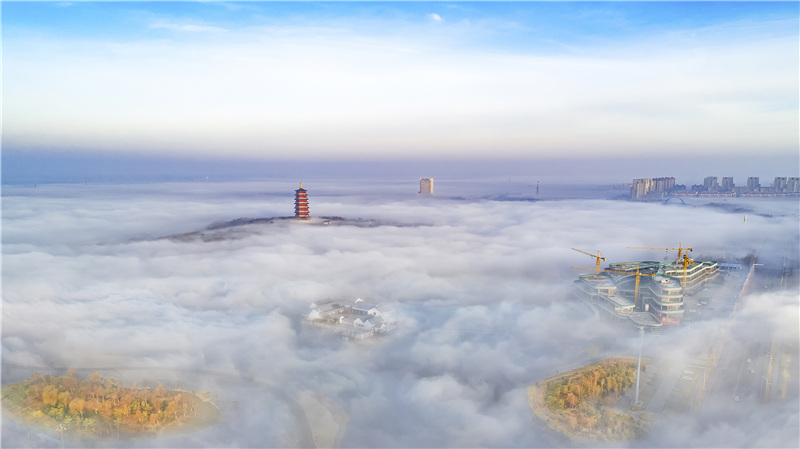
//> input picture untitled14/build/Desktop_Qt_6_7_3-Debug/1.jpeg, 800 x 449 px
$ ./main   (built with g++ and OpenCV 4)
//> lines starting //> are read from the running program, lines starting //| are printed output that depends on the picture
#include <opencv2/opencv.hpp>

int main()
{
    uchar lutFirst[256];
    for (int i = 0; i < 256; i++)
    {
        if (i < 100)
        {
            lutFirst[i] = 0;
        }
        if (i > 100 && i <= 200)
        {
            lutFirst[i] = 100;
        }
        if (i > 200)
        {
            lutFirst[i] = 255;
        }
    }
    cv::Mat lutOne(1, 256, CV_8UC1, lutFirst);

    uchar lutSecond[256];
    for (int i = 0; i < 256; i++)
    {
        if (i < 100)
        {
            lutSecond[i] = 0;
        }
        if (i > 100 && i <= 200)
        {
            lutSecond[i] = 100;
        }
        if (i > 200)
        {
            lutSecond[i] = 255;
        }
    }
    cv::Mat lutTwo(1, 256, CV_8UC1, lutSecond);

    uchar lutThird[256];
    for (int i = 0; i < 256; i++)
    {
        if (i < 100)
        {
            lutThird[i] = 0;
        }
        if (i > 100 && i <= 200)
        {
            lutThird[i] = 100;
        }
        if (i > 200)
        {
            lutThird[i] = 255;
        }
    }
    cv::Mat lutThree(1, 256, CV_8UC1, lutThird);

    std::vector<cv::Mat> mergeMats;
    mergeMats.push_back(lutOne);
    mergeMats.push_back(lutTwo);
    mergeMats.push_back(lutThree);
    cv::Mat LutTree;
    merge(mergeMats, LutTree);

    cv::Mat img = cv::imread("1.jpeg");
//> img is the input picture: 449 rows x 800 cols, CV_8UC3; mean B, G, R 208, 194.8, 185.9
    cv::Mat gray, out0, out1, out2;
    cvtColor(img, gray, cv::COLOR_BGR2GRAY);
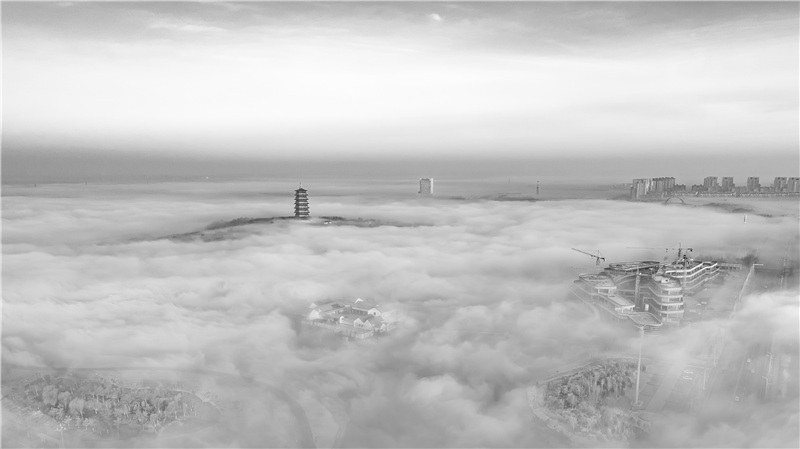
//> gray: 449 rows x 800 cols, CV_8UC1; min 33, max 254, mean 193.7
    cv::LUT(gray, lutOne, out0);
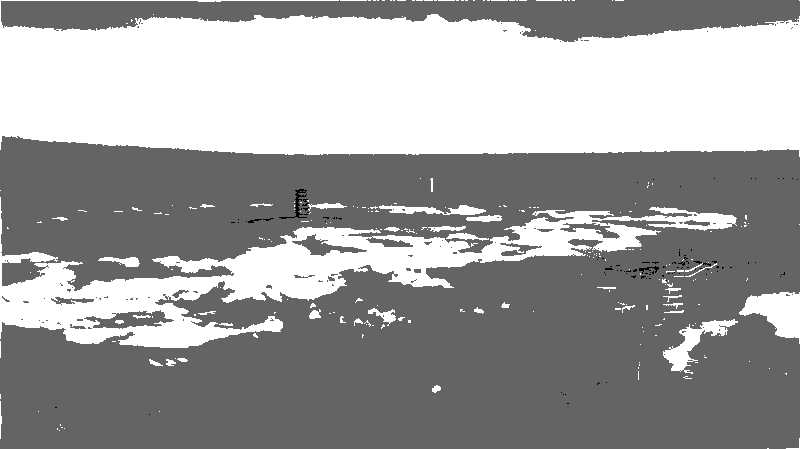
//> out0: 449 rows x 800 cols, CV_8UC1; min 0, max 255, mean 158.6
    cv::LUT(img, lutTwo, out1);
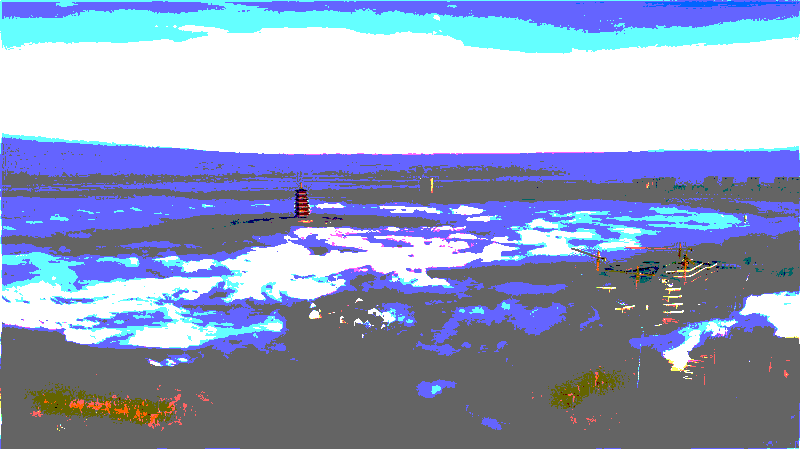
//> out1: 449 rows x 800 cols, CV_8UC3; mean B, G, R 192.7, 161.3, 149
    cv::LUT(img, lutThree, out2);
    imshow("out0", out0);
    imshow("out1", out1);
    imshow("out2", out2);

    cv::waitKey(0);

    return 0;
}
